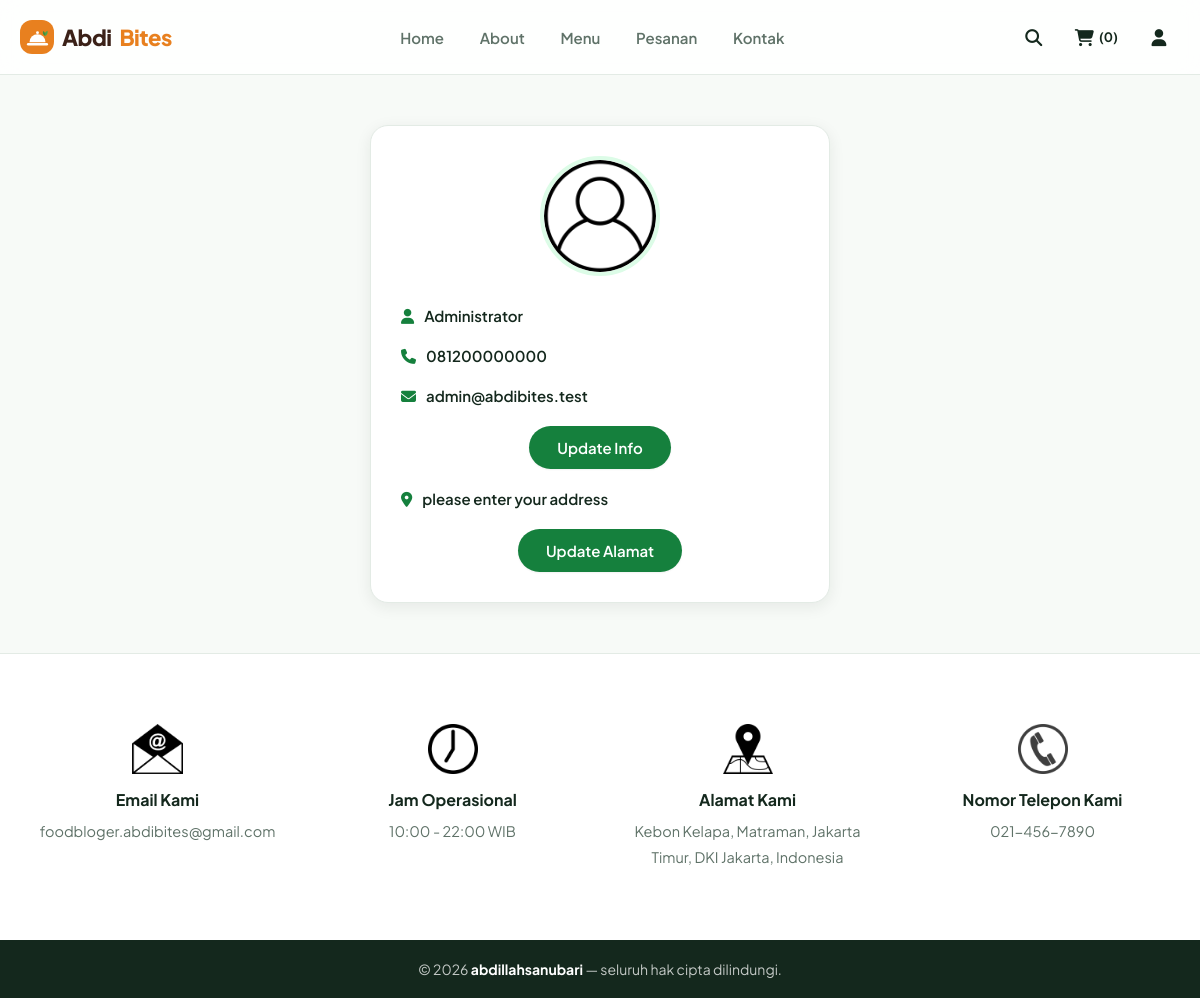
The app's page /profile.php (signed in) with its own data.
### tables this page shows
CREATE TABLE `users` (
   `id`         INT UNSIGNED NOT NULL AUTO_INCREMENT,
   `name`       VARCHAR(50)  NOT NULL,
   `email`      VARCHAR(100) NOT NULL,
   `number`     VARCHAR(20)  NOT NULL,
   `password`   CHAR(40)     NOT NULL COMMENT 'sha1, lihat register.php',
   `address`    VARCHAR(500) NOT NULL DEFAULT '',
   `is_admin`   TINYINT(1)   NOT NULL DEFAULT 0 COMMENT '1 = boleh membuka panel admin',
   `created_at` TIMESTAMP    NOT NULL DEFAULT CURRENT_TIMESTAMP,
   PRIMARY KEY (`id`),
   UNIQUE KEY `uq_users_email` (`email`),
   KEY `idx_users_is_admin` (`is_admin`)
);

### public/profile.php (the view, shortened to what this page needs)
<?php
require __DIR__ . '/../app/config/connect.php';
?>
<?php $page_title = 'profile'; include __DIR__ . '/../app/partials/head.php'; ?>
<?php include __DIR__ . '/../app/partials/user_header.php'; ?>
<section class="user-details">
   <div class="user">
      <img src="assets/images/user-icon.png" alt="">
      <p><i class="fas fa-user"></i><span><span><?= $fetch_profile['name']; ?></span></span></p>
      <p><i class="fas fa-phone"></i><span><?= $fetch_profile['number']; ?></span></p>
      <p><i class="fas fa-envelope"></i><span><?= $fetch_profile['email']; ?></span></p>
      <a href="update_profile.php" class="btn">update info</a>
      <p class="address"><i class="fas fa-map-marker-alt"></i><span><?php if($fetch_profile['address'] == ''){echo 'please enter your address';}else{echo $fetch_profile['address'];} ?></span></p>
      <a href="update_address.php" class="btn">update alamat</a>
   </div>
</section>
<?php include __DIR__ . '/../app/partials/footer.php'; ?>
</body>
</html>

### public/assets/css/style.css (style rules this page uses)
:root { --green:#15803d; --green-dark:#166534; --green-soft:#dcfce7; --green-tint:#f0fdf4; --orange:#ea580c; --orange-soft:#ffedd5; --brand-dark:#3b2118; --brand-orange:#e8801f; --bg:#f7faf7; --surface:#ffffff; --ink:#14281d; --muted:#5f7268; --line:#e3ebe5; --red:#dc2626; --red-soft:#fee2e2; --amber:#f59e0b; --radius:1.2rem; --radius-lg:1.8rem; --radius-pill:5rem; --border:.1rem solid var(--line); --shadow-sm:0 .1rem .2rem rgba(20,40,29,.06); --shadow:0 .4rem 1.6rem rgba(20,40,29,.08); --shadow-lg:0 1.2rem 3.2rem rgba(20,40,29,.12); --ease:.25s cubic-bezier(.4,0,.2,1); }
* { font-family:'Plus Jakarta Sans', system-ui, sans-serif; margin:0; padding:0; box-sizing:border-box; outline:none; border:none; text-decoration:none; }
html { font-size:62.5%; overflow-x:hidden; scroll-behavior:smooth; scroll-padding-top:8rem; }
body { background-color:var(--bg); color:var(--ink); min-height:100vh; display:flex; flex-direction:column; }
img { max-width:100%; display:block; }
section { margin:0 auto; width:100%; max-width:120rem; padding:5rem 2rem; }
.btn, .delete-btn, .option-btn { margin-top:1rem; display:inline-block; font-size:1.5rem; font-weight:600; padding:1.2rem 2.8rem; border-radius:var(--radius-pill); cursor:pointer; text-transform:capitalize; text-align:center; transition:var(--ease); box-shadow:var(--shadow-sm); }
.btn { background-color:var(--green); color:#fff; }
.user-details .user { max-width:46rem; margin:0 auto; background-color:var(--surface); border:var(--border); border-radius:var(--radius-lg); padding:3rem; text-align:center; box-shadow:var(--shadow); }
.user-details .user img { width:12rem; height:12rem; object-fit:cover; border-radius:50%; margin:0 auto 2rem; border:.4rem solid var(--green-soft); }
.user-details .user p { padding:.8rem 0; line-height:1.6; font-size:1.5rem; color:var(--muted); text-align:left; }
.user-details .user p span { color:var(--ink); font-weight:600; }
.user-details .user p i { margin-right:1rem; color:var(--green); }
.user-details .user .address { margin-top:1rem; }

### records on screen
users: name "Administrator", number "081200000000", email "admin@abdibites.test"

### other values on screen
$total_cart_items "0"
